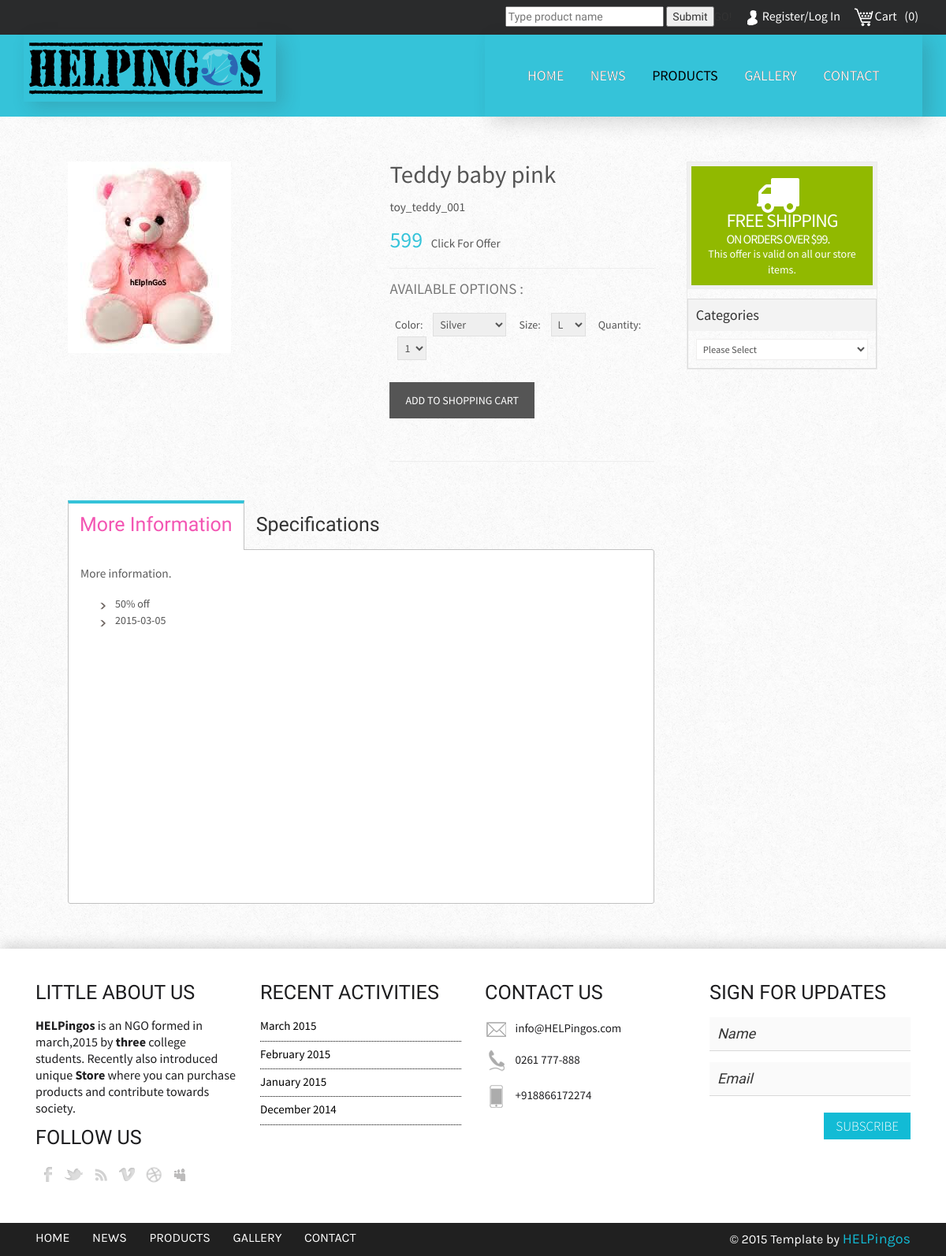
Screenshot of /single.php?product_id=8 with the database file from the repository.
### tables this page shows
CREATE TABLE IF NOT EXISTS `helpingos_product` (
  `Pro_id` int(11) NOT NULL AUTO_INCREMENT,
  `pro_category_id` varchar(50) NOT NULL,
  `pro_name` varchar(100) NOT NULL,
  `pro_code` varchar(100) NOT NULL,
  `pro_gender` varchar(6) NOT NULL,
  `pro_price` float NOT NULL,
  `pro_date` varchar(30) NOT NULL,
  `pro_offer` text NOT NULL,
  `pro_description` text NOT NULL,
  `pro_image` varchar(1000) NOT NULL,
  PRIMARY KEY (`Pro_id`)
);

### single.php (the view, shortened to what this page needs)
<html>
	<head>
	<link href="css/bootstrap.css" rel='stylesheet' type='text/css' />
	<link href="css/style.css" rel="stylesheet" type="text/css" media="all" />
	<link rel="stylesheet" href="css/etalage.css">
	<link type="text/css" rel="stylesheet" href="css/easy-responsive-tabs.css" />
	</head>
<body>
	<div class="user-desc">
		<div class="container">
			<form action='search.php' metod='get'>
							<ul>
								<li><input type="text" name="search" placeholder="Type product name">
								<input class="cbp-vm-icon cbp-vm-add" type="submit" name="submit">GO!</li>
								<?php
									if(isset($_SESSION['user'])){
										$user= $_SESSION['user'];
										if($user=''){
												echo "<li><i class='user'></i><a href='account.php'>Register/Log In</a></li>";
											}
											else{
												echo "<li><i class='user'></i><a href='logout.php'>Log Out</a></li>";
												echo "<li><i class='cog'></i><a href='changepass.php'>Change Password</a></li>";
											}
										}
										else{
											echo "<li><i class='user'></i><a href='account.php'>Register/Log In</a></li>";
										}
								?>
								<li><i class="cart"></i><a href="cart.php">Cart	<span><?php
																					$conn=mysql_connect("localhost","root","");
																						$sql="SELECT count(*) FROM helpingos_cart";
																						$retval=mysql_query($sql,$conn);
																						while($count=mysql_fetch_array($retval)){
																						$count=$count[0];
																						echo "<span style='color:cream'>&nbsp;&nbsp;(".$count.")</span>";
																					}
																			?>	</span>
														</a>
								</li>
							</ul>
			</form>
		</div>
	</div>
	<div class="header">
		<div class="header-top">
			<div class="container">
				<div class="logo">
					<a href="index.php"><img src="images/logo1.png" alt="" /></a>
				</div>
				<div class="top-menu">
					<ul class="cl-effect-15">
						<li><a href="index.php" data-hover="HOME">HOME</a></li>
						<li><a href="error.php" data-hover="NEWS">NEWS</a></li>
						<li><a class="active" href="products.php?cat_id=2">PRODUCTS</a></li>
						<li><a href="gallery.php" data-hover="GALLERY">GALLERY</a></li>
						<li><a href="contact.php" data-hover="CONTACT">CONTACT</a></li>
					</ul>
				</div>
				<div class="clearfix"></div>
			</div>
		</div>
	</div>
	<div class="container">
	<div class="single">
			<?php
				$query= "SELECT * FROM helpingos_product WHERE pro_id='".$_REQUEST['product_id']."'";
				$retval=mysql_query($query,$conn);
					while($product=mysql_fetch_assoc($retval)){
			echo "<div class='left_content'>";
			echo	"<div class='span_1_of_left'>";
			echo		"<div class='grid images_3_of_2'>";
			echo						"<img src='images/".$product['pro_image']."'  />";
			echo		"</div>";
			echo		"<div class='span1_of_1_des'>";
			echo			"<div class='desc1'>";
			echo				"<h3> ".$product['pro_name']." </h3>";
			echo				"<p>".$product['pro_code']."</p>";
			echo				"<h5> ".$product['pro_price']." <a href=''>click for offer</a></h5>";
			?>
								<div class="available">
								<h4>Available Options :</h4>
									<div class="btn_form">
										<form id="cartform" name="cartform" method="post" action="add_to_cart.php">
											<ul>
												<li>Color:
													<select>
													<option>Silver</option>
												</select></li>
												<li>Size:
													<select>
														<option>L</option>
													</select>
												</li>
												<li>Quantity:
													<select id="pro_quantity" name="pro_quantity">
														<option value='1'>1</option>
													</select>
												</li>
											</ul>
												<input type="submit" name="submit" id="button" value="Add to Shopping Cart" />
												<br/>
												<br/>
										</form>
									</div>
									<div class="clearfix"></div>
								</div>
			<?php
			echo			"</div>";
			echo		"</div>";
			echo		"<div class='clearfix'></div>";
			echo	"</div>";
			echo	"<div id='horizontalTab'>";
			echo		"<ul class='resp-tabs-list'>";
			echo			"<li>More Information</li>";
			echo			"<li>Specifications</li>";
			echo		"</ul>";
			echo		"<div class='resp-tabs-container'>";
			echo			"<div class='tab-content'>";
			echo				"<p>More information.</p>";
			echo				"<ul>";
			echo					"<li>".$product['pro_offer']."</li>";
			echo					"<li>".$product['pro_date']."</li>";
			echo				"</ul>";
			echo			"</div>";
			echo		"</div>";
			echo	"</div>";
			echo"</div>";
					}
			?>
			<div class="left_sidebar">
					<div class="sellers">
						<div class="banner-wrap bottom_banner color_link">
							<a href="#" class="main_link">
							<figure><img src="images/delivery.png" alt=""></figure>
							<h5><span>Free Shipping</span><br> on orders over $99.</h5><p>This offer is valid on all our store items.</p></a>
						</div>
						<div class="brands">
							 <h1>Categories</h1>
					  		 <div class="field">
				                <select class="select1">
									<option>Please Select</option>
				                </select>
				            </div>
			    		</div>
					</div>
				</div>
          	    <div class="clearfix"></div>
	</div>
<?php include('footer.php');?>

### css/easy-responsive-tabs.css (style rules this page uses)
﻿ ul.resp-tabs-list, p { margin: 0px; padding: 0px; }
.resp-tabs-list li { font-size: 25px; display: inline-block; padding: 13px 15px; margin: 0; list-style: none; cursor: pointer; float: left; font-weight:400; }
.resp-tabs-container { padding: 0px; background-color: #fff; clear: left; font-size: 14px; }
.resp-tab-content { display: none; padding: 15px; }
.resp-tab-active { border: 1px solid #c1c1c1; margin-bottom: -1px !important; padding: 9px 14px 14px 14px !important; border-bottom: none; background-color: #fff; border-top: 4px solid #35c3d9; color: #f356b3; }
.resp-tab-content { border: 1px solid #c1c1c1; }
.resp-tab-content-active { display: block; }

### rows the page displays
helpingos_product: pro_image (picture), pro_name "Teddy baby pink", pro_code "toy_teddy_001", pro_price "599", pro_offer "50% off", pro_date "2015-03-05"

### other values shown
$count "0"
